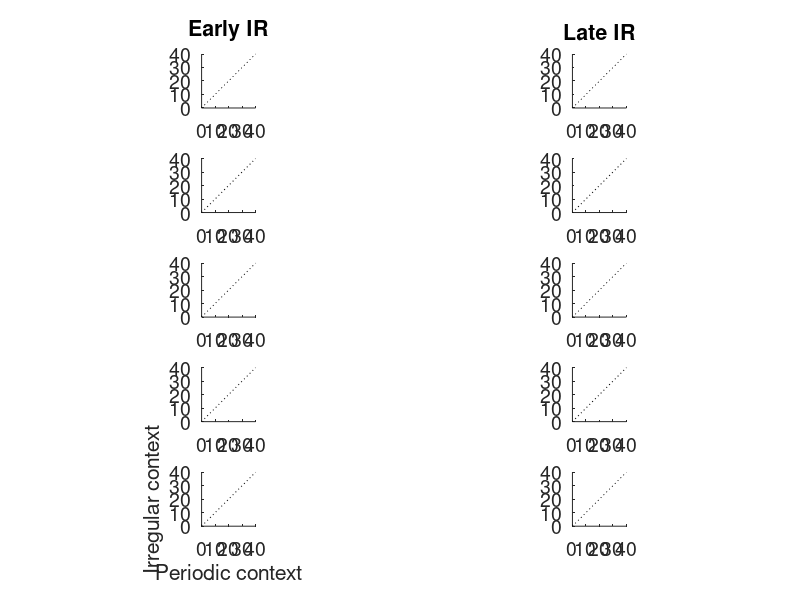

Source code (MATLAB): (Note: this script raises an error after producing the figure.)
function analyzeMPH_table_RCrobust(PlotThis)
%
%  MPHanalyses( [subject, session, channel, clu] )
%   All inputs are optional. Any variables not specified will be cycled
%   through.
%   Uses the TrialData (newer) version of saving stimulus info.
%   
%   Excludes datapoints based on: min Ntrials, minFR. Option to exclude MU.
%   Option to plot only robust responders.
%
%  KP, 2018-04
%

% MPH consistency, reliability, etc 
%  as a function of previous stimulus
%  as a function of context 



global fn 
% close  all

if nargin<1
    PlotThis = 'FR'; 'FF'; 'TrV'; 'RS';
end

%!!!!!!!!!!!!!!!!!
SUonly   =  1;
%!!!!!!!!!!!!!!!!!
RobustUn =  1;
%!!!!!!!!!!!!!!!!!
FRcutoff =  2;%Hz 
%!!!!!!!!!!!!!!!!!
minTrs   =  10;
%!!!!!!!!!!!!!!!!!
spktimeSHIFT = -0;
%!!!!!!!!!!!!!!!!!
tVarBin = 31;
%!!!!!!!!!!!!!!!!!



%% Set up figure


set(0,'DefaultTextInterpreter','none')
set(0,'DefaultAxesFontSize',14)

scrsz = get(0,'ScreenSize');
narrow = [1 scrsz(4) scrsz(3)/4 scrsz(4)];
fullscreen = [1 scrsz(4) scrsz(3) scrsz(4)];

switch PlotThis
    case 'FR'
        yminval = 0;
        ymaxval = 40;
    case 'FF'
        yminval = 0;
        ymaxval = 4;
    case 'TrV'
        yminval = 0;
        ymaxval = 0.5;
    case 'RS'
        yminval = 0;
        ymaxval = 50;
    otherwise
        keyboard
end

AMrates = [2 4 8 16 32];
ContextStr = {'Periodic' 'Irregular'};
SeqPosStr = {'Early IR' 'Late IR'};

% Set up fig for population scatterplot
hf = figure;
set(hf,'Position',narrow)
for ir = 1:numel(AMrates)
for isp=1:2
    hsp(ir,isp)=subplot(numel(AMrates),2,ir*2-2+isp); hold on
    plot([yminval ymaxval],[yminval ymaxval],':k'); 
    axis square
    if (ir*2-2+isp)<3
        title(SeqPosStr{isp})
    end
    if (ir*2-2+isp)==9
        ylabel('Irregular context')
        xlabel('Periodic context')
    end
end
end
linkaxes(hsp,'xy')
xlim([yminval ymaxval])
ylim([yminval ymaxval])
suptitle([PlotThis ' for each period'])


colors = [ 250 250 250;...
            84  24  69;...
           120  10  41;...
           181   0  52;...
           255  87  51;...
           255 153   0]./255;
colors = [ colors; ...
            [37  84 156]./255 ;...
            [19 125 124]./255 ];
        

%% Load Resp data table (with RCorr results)

fn = set_paths_directories('','',1);
Resp = readtable(fullfile(fn.processed,'RespTable_allSU_Rcorr'));

% Load IR stimulus rate vectors
q = load(fullfile(fn.stim,'rateVec_AC'));
rateVec_AC = q.buffer;
q = load(fullfile(fn.stim,'rateVec_DB'));
rateVec_DB = q.buffer;


N=0;

% Preallocate struct for results
foo = nan(0,1);
BinarySpikeData = cell(8,8);
[BinarySpikeData{:}] = deal(foo);

MTF_ts = [100 250 500 nan]';
foo = nan(8,8,3);

FR_Population=struct;
for ii=1:numel(MTF_ts)
    if isnan(MTF_ts(ii))
        MTF_ts_str{ii} = 'durFull';
    else
        MTF_ts_str{ii} = sprintf('dur%i',MTF_ts(ii));
    end
    FR_Population.(MTF_ts_str{ii}) = foo;
end


%%  SUBJECTS

% if nargin>0 && exist('select_subject','var')
%     subjects = {select_subject};
% else
    subjects = {'WWWf_253400' 'WWWlf_253395'};
% end

for subj = 1:numel(subjects)

    subject = subjects{subj};
    
    switch subject
        case 'WWWf_253400'
            subjcol = 'k';
        case 'WWWlf_253395'
            subjcol = 'k';
    end
     

%%  SESSIONS

% Get list of sessions to check for sorted data

fn = set_paths_directories(subject,'',1);

% if nargin>1 && exist('select_session','var')
%     Sessions = {select_session};
% else
    
    SpkFns = dir(fullfile(fn.processed,subject,'*_Spikes.mat'));
    
    Sessions = [];
    for ifn = 1:numel(SpkFns)
        if length(char(extractBetween(SpkFns(ifn).name,'sess-','_Spikes')))==2
            Sessions = [Sessions; extractBetween(SpkFns(ifn).name,'sess-','_Spikes')];
        end
    end
    
% end
% Sessions = flipud(Sessions);

% Step through each session
for sess = Sessions'
    
session = char(sess);


if RobustUn %skip sessions with no Robust SUs
    SessResp = Resp(strcmp(Resp.Subject,subject)&strcmp(Resp.Session,session),:);
    SessResp = SessResp(SessResp.AudResp_rc==1,:);
    if isempty(SessResp),  continue,   end
    Channels = unique(SessResp.ch)';
else 
    Channels =  [1:7 9:16];
end


%%
% Load data files
fn = set_paths_directories(subject,session,1);
fprintf('Loading sess %s...\n',session)
filename = sprintf( '%s_sess-%s_Info'     ,subject,session); load(fullfile(fn.processed,subject,filename));
filename = sprintf( '%s_sess-%s_TrialData',subject,session); load(fullfile(fn.processed,subject,filename));
filename = sprintf( '%s_sess-%s_Spikes'   ,subject,session); load(fullfile(fn.processed,subject,filename));

% KS
% clusters = loadKiloSortClusters([fn.sessdata '/sorting'],24414)
% clusters = loadKiloSortClusters([fn.sessdata '/sorting'],Info.fs)


%% GET STIM INFO
[dBSPL,LP] = theseSoundParams(TrialData);
if numel(dBSPL)>1 || numel(LP)>1
    keyboard
end


%% STEP THROUGH EACH CHANNEL

for channel = Channels
        
    % Find clus to plot
    spikes = Spikes.sorted(channel);
    if RobustUn==0
        if ~any(spikes.labels(:,2)==2 | spikes.labels(:,2)==3) %no valid clus for this channel
            continue
        else
            Clus = spikes.labels(spikes.labels(:,2)==2 |spikes.labels(:,2)==3,1);
        end
    else
        Clus = SessResp(SessResp.ch==channel,:).clu';
    end
    
    
    %% STEP THROUGH EACH CLU
    
    for clu = Clus'
        
        % GET SPIKETIMES
        
        if SUonly && (spikes.labels(spikes.labels(:,1)==clu,2) ~= 2)
            continue
        end
        
        switch spikes.labels(spikes.labels(:,1)==clu,2)
            case 2
                unType = 'SU';
            case 3
                unType = 'MU';
        end
        
        spiketimes = round(spikes.spiketimes(spikes.assigns==clu') * 1000);  %ms
        % spiketrials = spikes.trials(unit_in);
        spiketimes = spiketimes+spktimeSHIFT;
        
        if isempty(spiketimes)
            continue
        end
        
        
%         fprintf('-----------------------------\n')
        
        
        
        
        
        %% ################     NOW THE FUN STARTS     ##################
        
        
        
        
        
        
        
        %%
        %~~~~~~~~~~~~~~~~~~~~~~~~
        % Collect FR over session
        %~~~~~~~~~~~~~~~~~~~~~~~~
        
        bs_hist = 1;
        bs_smth = 20;
        
        [Stream_FRsmooth,Stream_zscore,Stream_Spikes,ymaxval] = convertSpiketimesToFR(spiketimes,...
            length(SpoutStream),TrialData.onset(1),TrialData.offset(1),bs_hist,bs_smth,'silence');
        
        
        % Check if unit has very low overall firing rate
        if mean(Stream_FRsmooth(TrialData.onset(1):end)) < FRcutoff
            continue
        end
        
        N = N+1;
        

        %%
        
        % Step through each combo of dBSPL, HP, AMdepth
        for spl = dBSPL
            for lpn = LP
                
%                 fprintf(' analyzing ch %i clu %i\n',channel,clu)
                
                % Get all stimuli presented with these parameters, given a
                % sufficient number of trials without diruptive artifact
                % while the animal was drinking
                
                all_TDidx = get_clean_trials(TrialData,Info.artifact(channel).trials,spl,lpn);
                
                allStim = unique(TrialData.trID(all_TDidx));
                
                
                %==========================================================
                % Set up empty data matrices for this unit
                %==========================================================
                
                MPH = table;
                
                MPH.ThisStimID   = nan;
                MPH.PrevStimID   = nan;
                MPH.AMrate       = 0;
                MPH.SeqPos       = nan;
                MPH.Starttime    = nan;
                MPH.Prev500msFR  = nan;
%                 MPH.Prev500msPd  = nan;
%                 MPH.PrevPd       = nan;
                MPH.raster       = {magic(3)};
                MPH.SPL          = 0;
                MPH.LPN          = 0;
                
                %==========================================================
                
                
                %% Collect this unit's data
                
                % . . . . . . . . . . . . . . . . . . . . . . . . . . . . .
                % For each STIMULUS   (IR first)
                % . . . . . . . . . . . . . . . . . . . . . . . . . . . . .
                                
                for istim = allStim'
                    
                    if istim==1, continue, end   %no MPH for unmodulated
                    
                    
                    %% 1) COLLECT AND SET SOME STIMULUS INFO 
                    
                    st_TDidx_ALL = all_TDidx(TrialData.trID(all_TDidx)==istim);
                    
                    %%%  plot for Trial and ITI stimuli separately
                    ITIflag = unique(TrialData.ITIflag(st_TDidx_ALL));
                    
                    for is = 1:numel(ITIflag)
                        
                        st_TDidx = st_TDidx_ALL(TrialData.ITIflag(st_TDidx_ALL) == ITIflag(is));
                        
                        pst_TDidx = nan(size(st_TDidx));
                        skip_it = [];
                        
                        for it = 1:numel(st_TDidx)
                            
                            % Get TD index of previous (clean) trial
                            
                            if (find(all_TDidx==st_TDidx(it))-1)==0 %if very first trial
                                skip_it = [skip_it it];
                                continue
                            end
                            pst_TDidx(it) = all_TDidx(find(all_TDidx==st_TDidx(it))-1);
                            
                            % Check how long between the onset of this trial
                            % and the offset of the previous trial. If there is
                            % a gap between them, skip this transition.
                            if (TrialData(st_TDidx(it),:).onset - TrialData(pst_TDidx(it),:).offset) > 1%ms
                                skip_it = [skip_it it];
                            end
                        end %it
                        
                        % Now have final trials to work with
                        st_TDidx(skip_it)  = [];
                        pst_TDidx = st_TDidx-1;
                        
                        % Get duration/timestamps
                        clear t1 t2 t3 Durations t_win
                        t2 = TrialData.onset(st_TDidx);
                        t3 = TrialData.offset(st_TDidx);
                        Durations(2) = mode(diff([t2 t3],1,2));
                        t3 = t2 + Durations(2);
                        Durations(1) = mode(diff([(TrialData.onset(pst_TDidx)) t2],1,2));
                        t1 = t2 - Durations(1);
                        
                        % Set the periods to gather
                        switch istim
                            case 7
                                allPds = rateVec_AC;
                            case 8
                                allPds = rateVec_DB;
                            otherwise
                                allPds = repmat(AMrates(istim-1),1,ceil(AMrates(istim-1)/Durations(2)*1000));
                        end
                        
                        
                        
                        %% 2) GET DATA
                        
                        
%                         if istim<7
%                             % get corresponding periods
% %                             starttimes_to_match = unique(MPH(MPH.AMrate==AMrates(istim-1),:).Starttime)';
%                             these_rates = AMrates(istim-1);
%                         else 
%                             these_rates = AMrates;
%                         end  
                        
                        
                        % Get number of trials for each transition
                        transN = nan(1,numel(unique(TrialData(pst_TDidx,:).trID)));
                        for pstid = unique(TrialData(pst_TDidx,:).trID)'
                            transN(pstid==unique(TrialData(pst_TDidx,:).trID)') = numel(find(TrialData(pst_TDidx,:).trID==pstid));
                        end
                        
                        
                        % . . . . . . . . . . . . . . . . . . . . . . . . . . .
                        % For each PREVIOUS stimulus
                        % . . . . . . . . . . . . . . . . . . . . . . . . . . .
                        
                        for pstid = unique(TrialData(pst_TDidx,:).trID)'
                            
                            
                            % Create empty struct for gathering data
                            MPH_temp = struct();
                            for ipd = 1:numel(allPds)
                                MPH_temp(ipd).raster  = zeros(transN(pstid==unique(TrialData(pst_TDidx,:).trID)'),ceil(1000/allPds(ipd)));
                            end
                            
                            % Get TrialData indices for this transition and shuffle
                            trans_TDidx = find(TrialData(pst_TDidx,:).trID==pstid);
                            trans_TDidx = trans_TDidx(randperm(numel(trans_TDidx)));
                            
                            % Collect spikes/FR/rms for this transition
                            for it = 1:numel(trans_TDidx)
                                
%                                 if it>min(transN), continue, end  %truncate N trials at min
                                	newPds = t2(it)+[0 cumsum(1000./allPds)];
                                    
                                for ipd = 1:numel(allPds)
                                    
                                    sp=[]; sp = spiketimes( spiketimes>round(newPds(ipd)) & spiketimes<=round(newPds(ipd+1)-1) ) - round(newPds(ipd));
                                    
                                    % Determine whether this period was in
                                    % the first or second half of the trial
                                    seqPos = (ipd>(length(allPds)/2))+1;
                                    if (seqPos<1 || seqPos>2)
                                        keyboard
                                    end
                                    
                                    
                                    % Save some info about this period
%                                     MPH_temp(these_rates==allPds(ipd)).seqPos(it,seqPos)  = seqPos;
%                                     MPH_temp(these_rates==allPds(ipd)).pdtime(it,seqPos)  = newPds(ipd)-t2(it);
%                                     MPH_temp(these_rates==allPds(ipd)).Prev500msFR(it,seqPos) = sum( spiketimes>=(newPds(ipd)-500) & spiketimes<=newPds(ipd))/500;
                                    MPH_temp(ipd).thisrate(it)= allPds(ipd);                                    
                                    MPH_temp(ipd).seqPos      = seqPos;
                                    MPH_temp(ipd).pdtime(it)  = newPds(ipd)-t2(it);
                                    MPH_temp(ipd).Prev500msFR(it) = sum( spiketimes>=(newPds(ipd)-500) & spiketimes<=newPds(ipd))/500*1000;
                                    
                                    % Put spikes into corresponding raster
%                                     MPH_temp(AMrates==thesePds(ipd)).raster(min(transN)*(seqPos-1)+it,sp) = 1;
                                    MPH_temp(ipd).raster(it,sp) = 1;
                                    
                                    
                                end %ipd
                                
                            end %it
                            
                            
                            %~~~~~~~~~~~~~~~~~~~~~~~~~~~~~~~~~~~~~~~~~~~~~~~~~~
                            % Put the data just collected into the table
                            %    [ AMrate ThisStimID PrevStimID SeqPos Starttime Prev500msFR   * Prev500msPd PrevPd *   raster spl lpn ]
                            for ipd = 1:numel(allPds)
                                    
                                    Prev500msFR = mean(MPH_temp(ipd).Prev500msFR);
%                                     Prev500msPd = [];
%                                     PrevPd
                                    seqPos    = mode(MPH_temp(ipd).seqPos);
                                    starttime = mode(round(MPH_temp(ipd).pdtime));
                                    
                                    MPH_addrow = {istim pstid allPds(ipd) seqPos starttime Prev500msFR  {MPH_temp(ipd).raster} spl lpn};
                                    MPH = [MPH; MPH_addrow];
                                    
                            end
                            %~~~~~~~~~~~~~~~~~~~~~~~~~~~~~~~~~~~~~~~~~~~~~~~~~~
                            
                            clear MPH_temp                            
                            
                            
                        end %pstid (prev stim id)
                        
                        
                    end %ITIflag (Trial or ITI)                    
                end %istim
                
                MPH(1,:) = [];
                
                
                %%  3) Analyze data
                
                % Separate periods by AM rate, prevStim irrelevant
                % Looking for difference between contexts in:
                % (measure within context, for each prevStim then avg'd)
                % IR * seqPos, matched from Pdc
                %   FR
                %   FF
                %   variability of trial-trial responses (binned?)
                %   VS
                % (measure across contexts)
                %   ** correlation
                %
                
                
                % Later, this will be selected from this unit's BMF or
                % something from Resp table
                anThisRate = [2 4 8 16 32];
                
                for this_rate = anThisRate
                    
                    % - - - - - - - - - - - - - - - - - - - - - - - - - - -
                    % Get IR context first, and collect starttimes to match
                    
                    Period = 1000/this_rate;
                    theseIRs = unique(MPH.ThisStimID(MPH.ThisStimID>6))';
                    PdData = struct;
                    
                    for IRstim = theseIRs
                        
                        subMPH = MPH(MPH.ThisStimID==IRstim & MPH.AMrate==this_rate,:);
                        
                        if isempty(subMPH), continue, end
                                                
                        for iseq = 1:2
                            
                            % Preallocate
                            FR  = nan(1,numel(subMPH(subMPH.SeqPos==iseq,:).raster));
                            SEM = nan(1,numel(subMPH(subMPH.SeqPos==iseq,:).raster));
                            FF  = nan(1,numel(subMPH(subMPH.SeqPos==iseq,:).raster));
                            TrV = nan(1,numel(subMPH(subMPH.SeqPos==iseq,:).raster));
                            VS  = nan(1,numel(subMPH(subMPH.SeqPos==iseq,:).raster));
                            RS  = nan(1,numel(subMPH(subMPH.SeqPos==iseq,:).raster));
                            RP  = nan(1,numel(subMPH(subMPH.SeqPos==iseq,:).raster));
                            
                            for ipst = 1:numel(subMPH(subMPH.SeqPos==iseq,:).raster)
                                
                                raster = subMPH(subMPH.SeqPos==iseq,:).raster{ipst};
                                if ~(ceil(Period)==size(raster,2))
                                    keyboard
                                end
                                
                                FR(ipst)  = sum(sum( raster ))/size(raster,1)/Period*1000;
                                SEM(ipst) = std(sum(raster,2)/Period*1000) / sqrt(size(raster,1));
                                FF(ipst)  = var(sum(raster,2)/Period*1000) / mean(sum(raster,2)/Period*1000);
                                TrV(ipst) = calc_binned_bootstrapped_TrTrVar(raster,tVarBin);
                                
                                % Reformat raster for VS calculation
                                spktimes=[];
                                for it = 1:size(raster,1)
                                    spktimes = [spktimes find(raster(it,:)) + (it-1)*Period];
                                end
                                [VS(ipst),RS(ipst),RP(ipst),] = vectorstrength(spktimes,Period);
                                
                            end
                            
                            % Average over previous stimuli and save for
                            % comparison
                            
                            idx = 2*(IRstim-7) + iseq;
                            
                            PdData(idx,1).stimID = IRstim;
                            PdData(idx,1).seqPos = iseq;
                            PdData(idx,1).starttime = mode(subMPH(subMPH.SeqPos==iseq,:).Starttime);
                            PdData(idx,1).FR  = mean(FR,'omitnan');
                            PdData(idx,1).SEM = mean(SEM,'omitnan');
                            PdData(idx,1).FF  = mean(FF,'omitnan');
                            PdData(idx,1).TrV = mean(TrV,'omitnan');
                            PdData(idx,1).VS  = mean(VS,'omitnan');
                            PdData(idx,1).RS  = mean(RS,'omitnan');
                            PdData(idx,1).RP  = mean(RP,'omitnan');
                            
                            
                        end %iseq
                        
                        
                    end %istim -- IRREGULAR first
                    
                    
                    % - - - - - - - - - - - - - - - - - - - - - - - - - - -
                    % Now get matching PERIODIC context data
                    
                    subMPH = MPH(MPH.ThisStimID<7 & MPH.AMrate==this_rate,:);
                    pdcstarttimes = unique(subMPH.Starttime)';
                    
                    for iIRpd = 1:size(PdData,1)
                        
                        if isempty(PdData(iIRpd).stimID)
                            continue
                        end
                        
                        IRstim = PdData(iIRpd).stimID;
                        iseq = PdData(iIRpd).seqPos;
                        idx = 2*(IRstim-7) + iseq;
                        if idx~=iIRpd, keyboard, end
                        
                        [~,ipd] = min(abs(PdData(idx).starttime - pdcstarttimes));
                        
                        % Preallocate
                        FR  = nan(1,numel(subMPH(subMPH.Starttime==pdcstarttimes(ipd),:).raster));
                        SEM = nan(1,numel(subMPH(subMPH.Starttime==pdcstarttimes(ipd),:).raster));
                        FF  = nan(1,numel(subMPH(subMPH.Starttime==pdcstarttimes(ipd),:).raster));
                        TrV = nan(1,numel(subMPH(subMPH.Starttime==pdcstarttimes(ipd),:).raster));
                        VS  = nan(1,numel(subMPH(subMPH.Starttime==pdcstarttimes(ipd),:).raster));
                        RS  = nan(1,numel(subMPH(subMPH.Starttime==pdcstarttimes(ipd),:).raster));
                        RP  = nan(1,numel(subMPH(subMPH.Starttime==pdcstarttimes(ipd),:).raster));
                        
                        for ipst = 1:numel(subMPH(subMPH.Starttime==pdcstarttimes(ipd),:).raster)
                            
                            raster = subMPH(subMPH.Starttime==pdcstarttimes(ipd),:).raster{ipst};
                            if ~(ceil(Period)==size(raster,2))
                                keyboard
                            end
                            
                            FR(ipst)   = sum(sum( raster ))/size(raster,1)/Period*1000;
                            SEM(ipst)  = std(sum(raster,2)/Period*1000) / sqrt(size(raster,1));
                            FF(ipst)   = var(sum(raster,2)/Period*1000) / mean(sum(raster,2)/Period*1000);
                            TrV(ipst)  = calc_binned_bootstrapped_TrTrVar(raster,tVarBin);
                            
                            % Reformat raster for VS calculation
                            spktimes=[];
                            for it = 1:size(raster,1)
                                spktimes = [spktimes find(raster(it,:)) + (it-1)*Period];
                            end
                            [VS(ipst),RS(ipst),RP(ipst),] = vectorstrength(spktimes,Period);
                            
                        end %ipst
                        
                        
                        PdData(idx,2).stimID = this_rate;
                        PdData(idx,2).seqPos = iseq;
                        PdData(idx,2).starttime = mode(subMPH(subMPH.SeqPos==iseq,:).Starttime);
                        PdData(idx,2).FR  = mean(FR,'omitnan');
                        PdData(idx,2).SEM = mean(SEM,'omitnan');
                        PdData(idx,2).FF  = mean(FF,'omitnan');
                        PdData(idx,2).TrV = mean(TrV,'omitnan');
                        PdData(idx,2).VS  = mean(VS,'omitnan');
                        PdData(idx,2).RS  = mean(RS,'omitnan');
                        PdData(idx,2).RP  = mean(RP,'omitnan');
                        
                        
                        
                        %% And add these points to the population plot
                        
                        subplot(hsp(AMrates==this_rate,iseq)); hold on
                        
                        switch PlotThis
                            
                            case 'FR'                                
                                errorbar(PdData(idx,2).FR, PdData(idx,1).FR, PdData(idx,2).SEM,'horizontal','Color',colors(subMPH.ThisStimID(1),:))
                                errorbar(PdData(idx,2).FR, PdData(idx,1).FR, PdData(idx,1).SEM,'vertical','Color',colors(subMPH.ThisStimID(1),:))
                                plot(PdData(idx,2).FR, PdData(idx,1).FR,'o',...
                                    'Color',colors(subMPH.ThisStimID(1),:),'LineWidth',1.5,'MarkerSize',10)
                                
                            case 'FF'
                                plot(PdData(idx,2).FF, PdData(idx,1).FF,'o',...
                                    'Color',colors(subMPH.ThisStimID(1),:),'LineWidth',1.5,'MarkerSize',10)
                                
                            case 'TrV'
                                plot(PdData(idx,2).TrV, PdData(idx,1).TrV,'o',...
                                    'Color',colors(subMPH.ThisStimID(1),:),'LineWidth',1.5,'MarkerSize',10)
                                
                            case 'RS'
                                plot(PdData(idx,2).RS, PdData(idx,1).RS,'o',...
                                    'Color',colors(subMPH.ThisStimID(1),:),'LineWidth',1.5,'MarkerSize',10)  
                                
                        end
                        hold off
                        
                        
                        
                    end %iIRpd
                    
                    
                    
                    
%                     for ipd = 1:size(PdData,1)
%                         
%                         errorbar(PdData(ipd,2).FR, PdData(ipd,1).FR, PdData(ipd,2).SEM,'horizontal')
%                         errorbar(PdData(ipd,2).FR, PdData(ipd,1).FR, PdData(ipd,1).SEM,'vertical')
%                         plot(PdData(ipd,2).FR, PdData(ipd,1).FR,'o')
                        
% %                         figure;
% % %                         errorbar([PdData(:,2).seqPos]-0.1,[PdData(:,2).FR],[PdData(:,2).SEM],...
% % %                             '.k','LineWidth',2)
% %                         hold on
% %                         bar([PdData(:,2).seqPos]-0.1,[PdData(:,2).TrV],...
% %                             'EdgeColor','k','FaceColor','none','LineWidth',2,'BarWidth',0.5)
% % %                         errorbar([PdData(:,1).seqPos]+0.1,[PdData(:,1).FR],[PdData(:,1).SEM],...
% % %                             '.b','LineWidth',2)
% %                         bar([PdData(:,1).seqPos]+0.1,[PdData(:,1).TrV],...
% %                             'EdgeColor','b','FaceColor','none','LineWidth',2,'BarWidth',0.5)
% %                         xlim([0 3])
% %                         
% %                         return
% %                         
% %                         errorbar(PdData(ipd,2).seqPos,PdData(ipd,2).FR,PdData(ipd,2).SEM)
                        
%                         PdData(ipd,:).SEM
%                         PdData(ipd,:).FF
%                         PdData(ipd,:).VS
%                         PdData(ipd,:).RS
%                         PdData(ipd,:).RP
%                     end
                    
% %                     
                    
                end  %this_rate
                
                
                %%   End of Datapoint
                                
            end %lpn
        end %spl
    end %clu
end %channel
end %sessions
end %subjects


%% Save figure(s)

savedir = fullfile(fn.processed,'MPHmetrics');
if SUonly==1
    savedir = [savedir '/SU'];
end
if RobustUn==1
    savedir = [savedir '/RobustOnly'];
end
if ~exist(savedir,'dir')
    mkdir(savedir);
end
savename = sprintf('AllMPHs_Context_%s',PlotThis);
print_eps_kp(hf,fullfile(savedir,savename))








end %function




